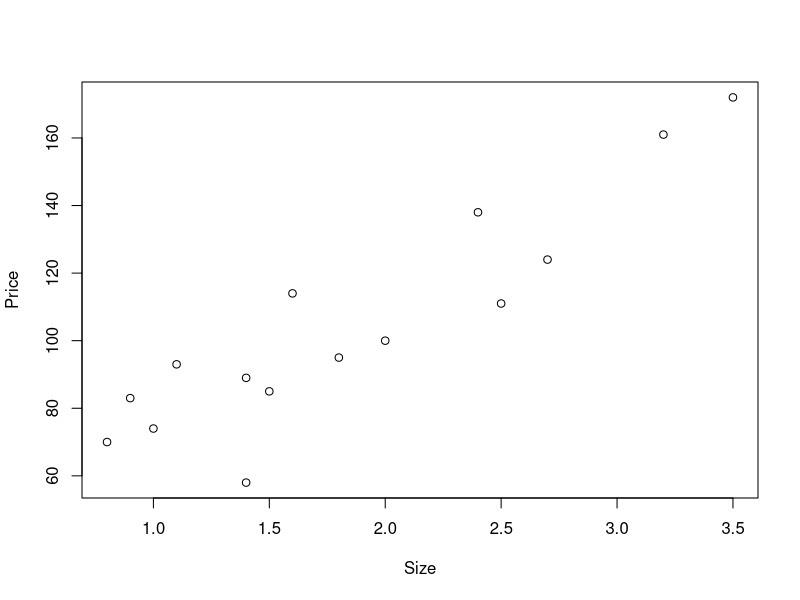
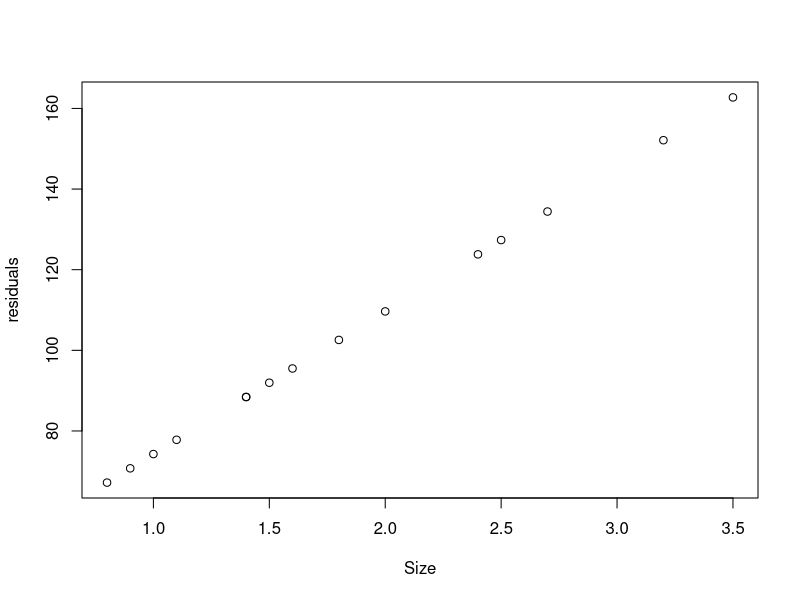
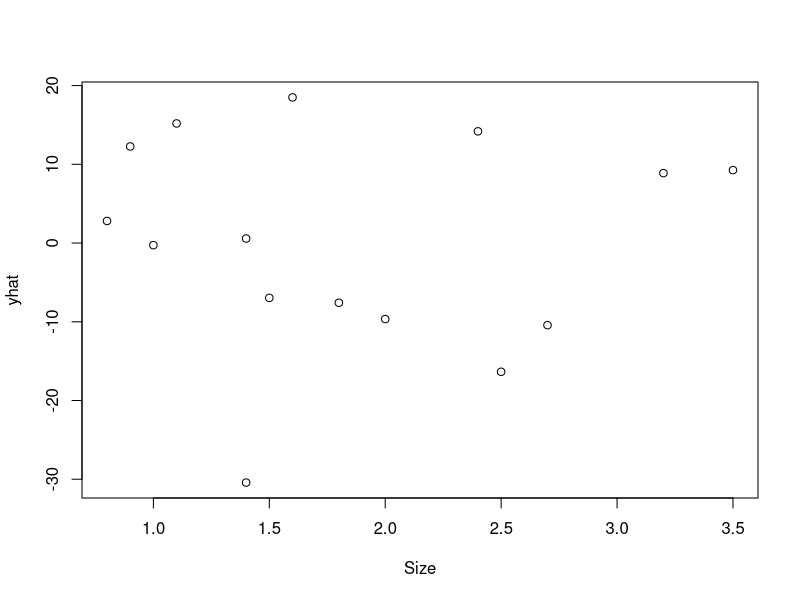

The R script that drew these images, in order:
# Here I'm putting this small dataset right in the R script...
housing = data.frame(
  Size=c(0.8,0.9,1.0,1.1,1.4,1.4,1.5,1.6,1.8,2.0,2.4,2.5,2.7,3.2,3.5),
  Price=c(70,83,74,93,89,58, 85,114, 95,100,138,111,124,161,172)
)

# The "~" notation here says plot Price on the y axis and Size on the x axis,
# where Price and Size are columns in the object called housing. This notation
# (called a formula) shows up over and over in R.
plot(Price~Size, data=housing)
      
# Here we see the same formula notation -- Price~Size -- that we used to 
# make the scatterplot
fit = lm(Price~Size, data=housing)
print(fit)

# There's a lot more information in the fit object. We'll be unpacking what
# these numbers are over the next few classes.
fit = lm(Price~Size, data=housing)
summary(fit)

# the predict command extracts the predictions (yhat) for each
# observation in the sample. Here we plot those predictions against
# the independent variable Size.
plot(predict(fit)~Size, data=housing, ylab="residuals")

# cor() computes the sample correlation, which we'll talk more about
# soon.
cor(predict(fit), housing$Size)

# resid() extracts the residuals y - yhat for each observation in the sample
plot(resid(fit)~Size, data=housing, ylab="yhat")

mean(resid(fit));  cor(resid(fit), housing$Size)

